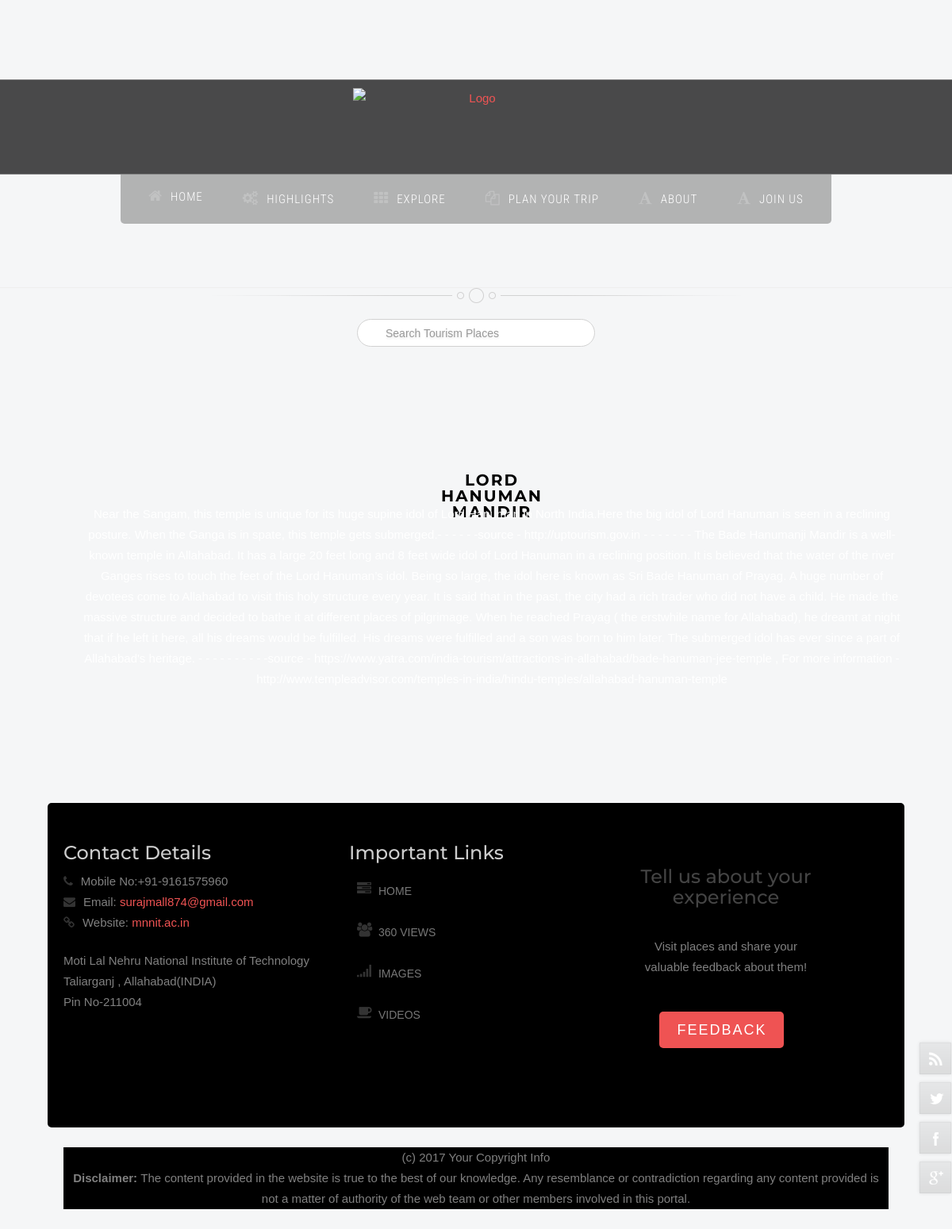
Screenshot of /video_show/lord-hanuman-mandir/ with the database file from the repository.
### TourismPlaces/models.py (models this page shows, shortened)
class TourismPlace(models.Model):
    video       = models.ForeignKey(Video, related_name="video_for", null=True, blank=True)
    image       = models.ForeignKey(Image, related_name="image_for", null=True, blank=True)
    name 	    = models.CharField(max_length=200, null=True, blank=True)
    slug        = models.SlugField(unique=True,null=True, blank=True)
    latitude    = models.DecimalField(null = True, blank = True, max_digits=19, decimal_places=10)
    longitude   = models.DecimalField(null = True, blank = True, max_digits=19, decimal_places=10)
    place_type  = models.CharField(max_length=200, null=True, blank=True)
    location    = models.CharField(max_length=200, null=True, blank=True)
    description = models.TextField(max_length=1500, null=True, blank=True)

### TourismPlaces/views.py (the view)
# urls.py: url(r'^video_show/(?P<place_slug>[^/]+)/', video_show, name='video_show'),
def video_show(request, place_slug):
	related_videos = Video.objects.all().filter(tourism_place__slug=place_slug)
	place = get_object_or_404(TourismPlace, slug=place_slug)
	return render(request, 'video_show.html', { 'place': place, 'related_videos': related_videos })

### TourismPlaces/templates/video_show.html (shortened to what this page needs)
{% extends "prayag/base.html" %}
{% load staticfiles %}
{% load i18n %}
{% block extra_head %}
	<link rel="stylesheet" href="{% static 'ims/css/style.css' %}">
	<link rel="stylesheet" type="text/css" href="{% static 'css/background_img.css' %}">
{% endblock extra_head %}
{% block main_content %}
<header id="fh5co-header" role="banner">
	<div class="container">
		<div class="row">
			<div class="col-md-12">
				<a class="navbar-brand" href="index.html">{{place.name}}</a>
				<p style="text-align: center; color: white;">{{place.description}}</p>
			</div>
		</div>
	</div>
</header>
<div id="fh5co-main">
	<div class="container">
		<div class="row">
			</div>
		</div>
	</div>
{% endblock main_content %}

### prayag/static/css/nexus.css (style rules this page uses)
html { overflow-y: scroll; }
body { line-height: 1.7em; font-family: PT Sans; font-size: 14px; font-weight: 300; background-color: #5f807a; background-color: #F4F1EA; color: #656565; }
.container { max-width: 1080px; padding-left: 40px; padding-right: 40px; width: 100%; }
p { margin-bottom: 16px; }

### prayag/static/css/background_img.css (style rules this page uses)
body { margin: 0px auto; padding: 0px; min-width: 420px; font-family: sans-serif; background-image:url('/static/assets/img/background.gif'); background-repeat:no-repeat; background-attachment: fixed; background-size:100%;" }

### rows the page displays
TourismPlace: name "LORD HANUMAN MANDIR", description "Near the Sangam, this temple is unique for its huge supine idol of Lord Hanuman in North India.Here the big idol of Lord Hanuman is seen in a reclining posture. When the Ganga is in spate, this temple gets submerged.- - - - - -source - http://uptourism.gov.in - - - - - - - The Bade Hanumanji Mandir is a well-known temple in Allahabad. It has a large 20 feet long and 8 feet wide idol of Lord Hanuman in a reclining position. It is believed that the water of the river Ganges rises to touch the feet of the Lord Hanuman’s idol. Being so large, the idol here is known as Sri Bade Hanuman of Prayag. A huge number of devotees come to Allahabad to visit this holy structure every year. It is said that…"
